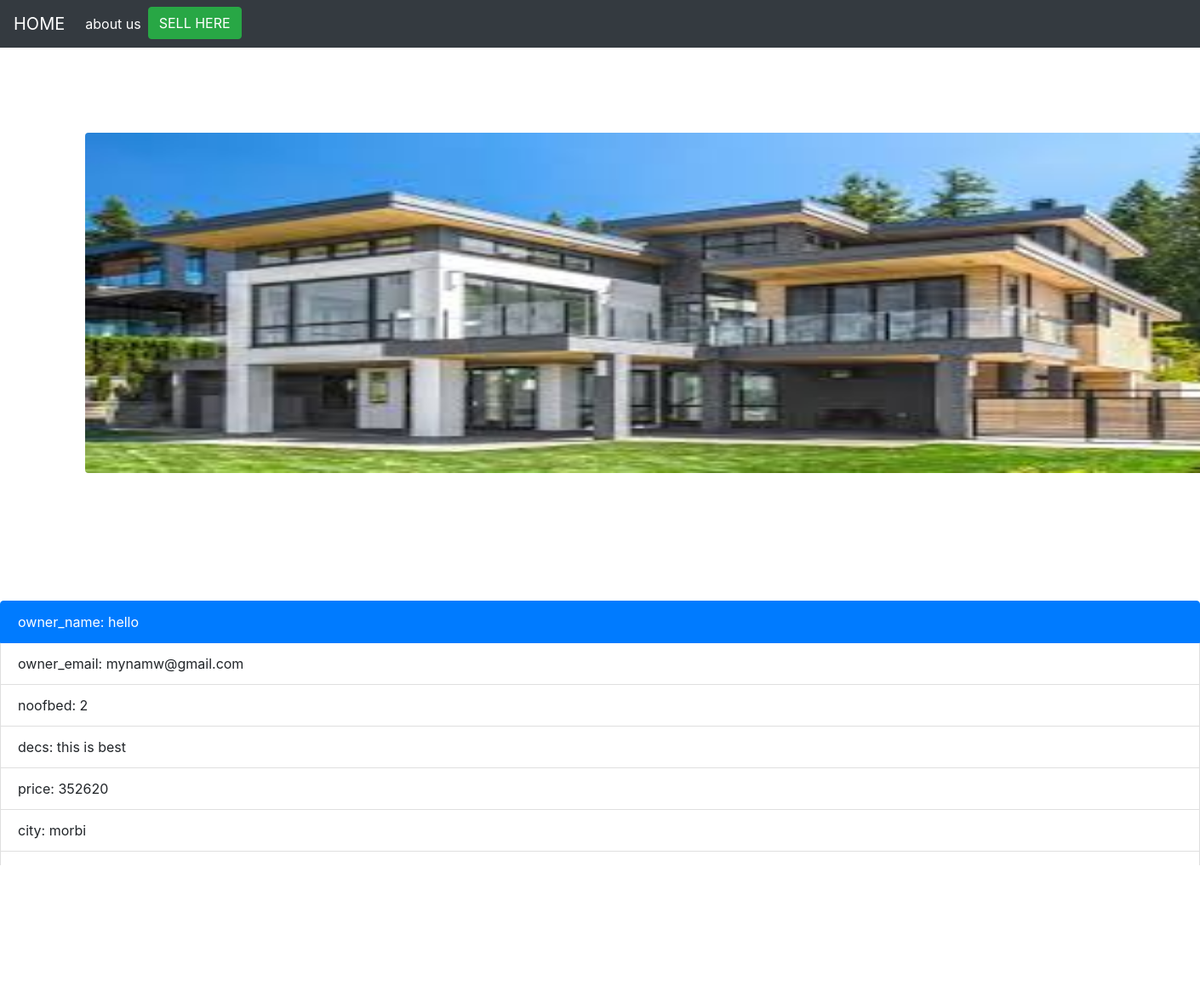
/4, run on the app's committed database.
### real/models.py (models this page shows, shortened)
class product(models.Model):
	owner_name=models.CharField(max_length=50)
	owner_email=models.EmailField()
	noofbed=models.IntegerField()
	decs=models.TextField()
	price=models.IntegerField()
	city=models.CharField(max_length=50)
	postelcode=models.IntegerField()
	category=(('Villa','Villa'),
				('Banglov','Banglov'),
				('Land','Land'),
				('Apartment','Apartment'),
				('Office','Office'),
				('Warehouse','Warehouse')
		)
	Category=models.CharField(max_length=50,choices=category)
	img=models.ImageField()

### real/views.py (the view)
# urls.py: path('<int:i_id>',views.get_value,name='show'),
def get_value(request,i_id):
	get=get_object_or_404(product,pk=i_id)
	makequery=qform()
	if request.method=='POST':
		makequery=qform(request.POST)
		if makequery.is_valid():
			makequery.save()
			return redirect('/')
	context={'get':get,'makequery':makequery}
	return render(request,'show.html',context)

### real/templates/show.html (shortened to what this page needs)
{% extends 'main.html' %}
{% block content %}
<body>
	<div>
   <div class="img" >
    <img src="{{ get.img.url }}" alt="..." class="rounded" style="height: 400px; width: 100%;">
   </div>
   <div style="margin-top: 50px">
     <ul class="list-group">
       <li class="list-group-item active">owner_name:  {{get.owner_name}}</li>
       <li class="list-group-item">owner_email: {{get.owner_email}}</li>
       <li class="list-group-item">noofbed:     {{get.noofbed}}</li>
       <li class="list-group-item">decs:        {{get.decs}}</li>
       <li class="list-group-item">price:       {{get.price}}</li>
       <li class="list-group-item">city:        {{get.city}}</li>
       <li class="list-group-item">postelcode:  {{get.postelcode}}</li>
     </ul>
   </div>
  </div>
<button type="button" class="btn btn-success" data-toggle="modal" data-target="#exampleModal" style="margin-top:50px; margin-bottom: 100px; margin-left: 50%; align-content: center;">
</button>
{% endblock content %}

### static/css/main.css (style rules this page uses)
.rounded { height: 400px; width: 600px; margin: 100px; }

### data on the page
product: img (picture), owner_name "hello", owner_email "mynamw@gmail.com", noofbed "2", decs "this is best", price "352620", city "morbi"
